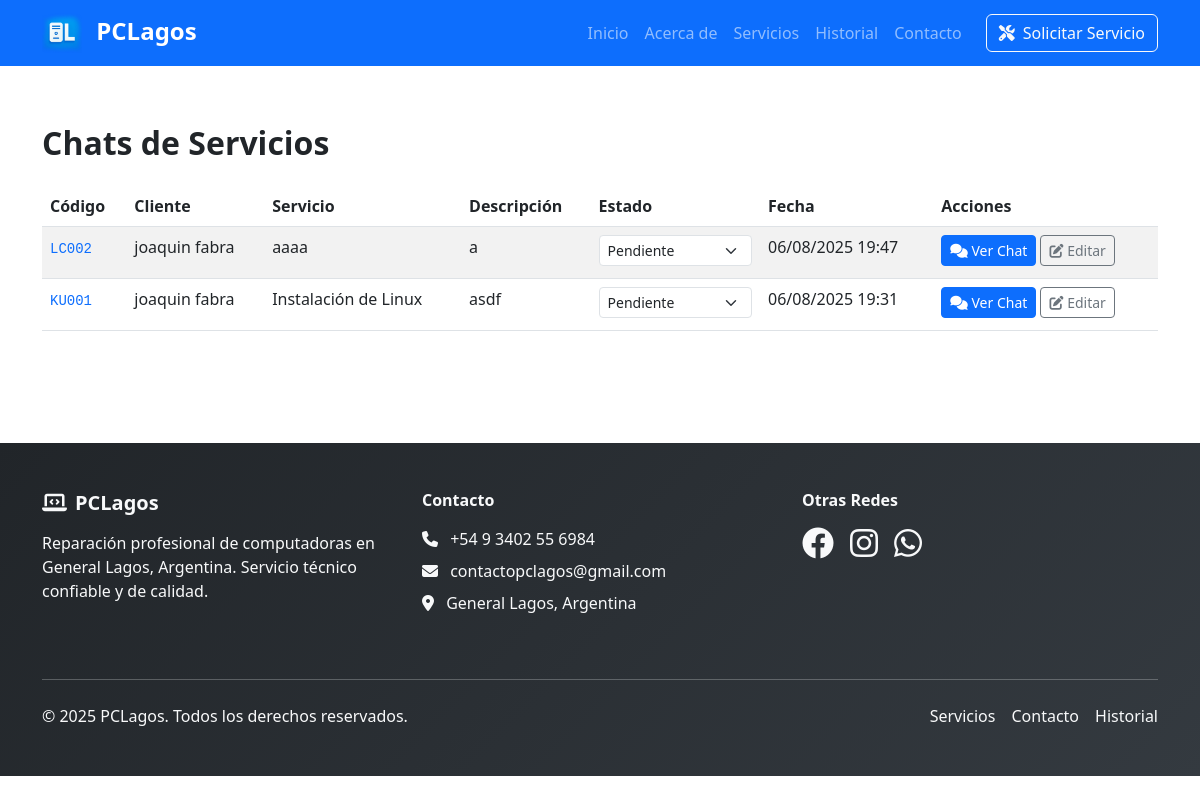
Page /contact/adminchat/ (signed in) on the earlier database version.
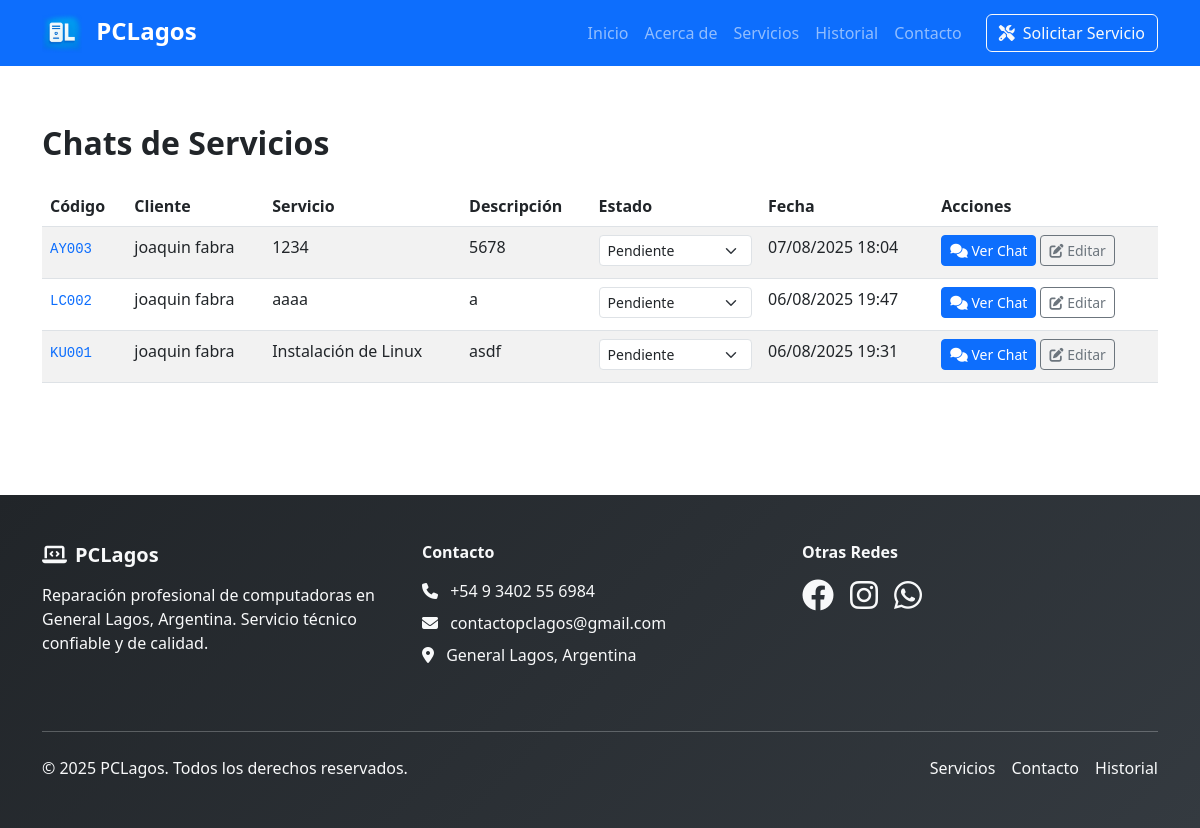
Same page on the later database version.
### contact/models.py (models this page shows, shortened)
class Contact(models.Model):
    STATUS_CHOICES = [
        ('pending', 'Pendiente'),
        ('in_progress', 'En Progreso'),
        ('completed', 'Completado'),
        ('cancelled', 'Cancelado'),
    ]
    name = models.CharField(max_length=100, verbose_name="Nombre")
    email = models.EmailField(verbose_name="Correo electrónico")
    phone = models.CharField(max_length=20, verbose_name="Teléfono")
    service_needed = models.CharField(max_length=200, verbose_name="Servicio requerido")
    description = models.TextField(verbose_name="Descripción del problema")
    service_code = models.CharField(max_length=6, unique=True, verbose_name="Código de servicio")
    status = models.CharField(max_length=20, choices=STATUS_CHOICES, default='pending', verbose_name="Estado")
    created_at = models.DateTimeField(auto_now_add=True, verbose_name="Fecha de solicitud")
    updated_at = models.DateTimeField(auto_now=True, verbose_name="Fecha de actualización")
    notes = models.TextField(blank=True, null=True, verbose_name="Notas del técnico")
    qr_code = models.ImageField(upload_to='qr_codes/', blank=True, null=True, verbose_name="Código QR")
    class Meta:
        verbose_name = "Solicitud de contacto"
        verbose_name_plural = "Solicitudes de contacto"
        ordering = ['-created_at']

### contact/views.py (the view, shortened to what this page needs)
# urls.py: path('adminchat/', views.admin_chat_list, name='admin_chat_list'),
@login_required
@user_passes_test(lambda u: u.is_staff)
def admin_chat_list(request):
    contacts = Contact.objects.all().order_by('-created_at')
    return render(request, 'contact/admin_chat_list.html', {'contacts': contacts})

### templates/contact/admin_chat_list.html (shortened to what this page needs)
{% extends 'base.html' %}
{% block content %}
<section class="py-5">
    <div class="container">
        <h2 class="fw-bold mb-4">Chats de Servicios</h2>
        <div class="table-responsive">
            <table class="table table-striped">
                <thead>
                    <tr>
                        <th>Código</th>
                        <th>Cliente</th>
                        <th>Servicio</th>
                        <th>Descripción</th>
                        <th>Estado</th>
                        <th>Fecha</th>
                        <th>Acciones</th>
                    </tr>
                </thead>
                <tbody>
                    {% for c in contacts %}
                    <tr>
                        <td>
                            <a href="{% url 'contact:admin_chat_detail' service_code=c.service_code %}"
                               class="text-decoration-none">
                                <code class="text-primary">{{ c.service_code }}</code>
                            </a>
                        </td>
                        <td>{{ c.name }}</td>
                        <td>{{ c.service_needed }}</td>
                        <td style="max-width: 250px; white-space: pre-line;">{{ c.description|truncatechars:120 }}</td>
                        <td>
                            <form method="post" action="{% url 'contact:admin_chat_list' %}" class="d-flex align-items-center gap-2">
                                <select name="status" class="form-select form-select-sm" onchange="this.form.submit()">
                                    {% for key, val in c.STATUS_CHOICES %}
                                        <option value="{{ key }}" {% if c.status == key %}selected{% endif %}>{{ val }}</option>
                                    {% endfor %}
                                </select>
                            </form>
                        </td>
                        <td>{{ c.created_at|date:"d/m/Y H:i" }}</td>
                        <td>
                            <a href="{% url 'contact:admin_chat_detail' c.service_code %}" class="btn btn-sm btn-primary mb-1">
                                <i class="fas fa-comments"></i> Ver Chat
                            </a>
                            <a href="/admin/contact/contact/{{ c.id }}/change/" class="btn btn-sm btn-outline-secondary mb-1" target="_blank">
                                <i class="fas fa-edit"></i> Editar
                            </a>
                        </td>
                    </tr>
                    {% empty %}
                    <tr><td colspan="7" class="text-center">No hay servicios aún.</td></tr>
                    {% endfor %}
                </tbody>
            </table>
        </div>
    </div>
</section>
{% endblock %}

### templates/base.html (shortened to what this page needs)
<!DOCTYPE html>
<html lang="es">
<head>
    {% load static %}
    <link href="https://cdn.jsdelivr.net/npm/bootstrap@5.3.0/dist/css/bootstrap.min.css" rel="stylesheet">
    <link rel="stylesheet" href="https://cdnjs.cloudflare.com/ajax/libs/font-awesome/6.4.0/css/all.min.css">
    <link rel="stylesheet" href="{% static 'css/style.css' %}">
</head>
<body>
    <nav class="navbar navbar-expand-lg navbar-dark bg-primary fixed-top">
        <div class="container">
            <a class="navbar-brand fw-bold" href="{% url 'core:home' %}">
                <img src="{% static 'images/logo.png' %}" alt="PCLagos" height="40" class="me-2">
                PCLagos
            </a>
            <div class="collapse navbar-collapse" id="navbarNav">
                <ul class="navbar-nav ms-auto">
                    <li class="nav-item">
                        <a class="nav-link" href="{% url 'core:home' %}">Inicio</a>
                    </li>
                    <li class="nav-item">
                        <a class="nav-link" href="{% url 'core:about' %}">Acerca de</a>
                    </li>
                    <li class="nav-item">
                        <a class="nav-link" href="{% url 'core:services' %}">Servicios</a>
                    </li>
                    <li class="nav-item">
                        <a class="nav-link" href="{% url 'core:gallery' %}">Historial</a>
                    </li>
                    <li class="nav-item">
                        <a class="nav-link" href="{% url 'contact:contact' %}">Contacto</a>
                    </li>
                </ul>
                <div class="d-flex ms-3">
                    <a href="{% url 'contact:contact' %}" class="btn btn-outline-light">
                        <i class="fas fa-tools me-2"></i>Solicitar Servicio
                    </a>
                </div>
            </div>
        </div>
    </nav>
    <main style="margin-top: 76px;">
        {% block content %}{% endblock %}
    </main>
    <footer class="bg-dark text-light py-5 mt-5">
        <div class="container">
            <div class="row">
                <div class="col-lg-4 mb-4">
                    <h5 class="fw-bold mb-3">
                        <i class="fas fa-laptop-code me-2"></i>PCLagos
                    </h5>
                    <p class="text-light">Reparación profesional de computadoras en General Lagos, Argentina. Servicio técnico confiable y de calidad.</p>
                </div>
                <div class="col-lg-4 mb-4">
                    <h6 class="fw-bold mb-3">Contacto</h6>
                    <ul class="list-unstyled">
                        <li class="mb-2">
                            <i class="fas fa-phone me-2"></i>
                            <a href="https://wa.me/5493402556984" class="text-light text-decoration-none">+54 9 3402 55 6984</a>
                        </li>
                        <li class="mb-2">
                            <i class="fas fa-envelope me-2"></i>
                            <a href="mailto:contactopclagos@gmail.com" class="text-light text-decoration-none">contactopclagos@gmail.com</a>
                        </li>
                        <li class="mb-2">
                            <i class="fas fa-map-marker-alt me-2"></i>
                            <span class="text-light">General Lagos, Argentina</span>
                        </li>
                    </ul>
                </div>
                <div class="col-lg-4 mb-4">
                    <h6 class="fw-bold mb-3">Otras Redes</h6>
                    <div class="d-flex gap-3">
                        <a href="https://www.facebook.com/profile.php?id=61578862306036" class="text-light text-decoration-none" target="_blank">
                            <i class="fab fa-facebook fa-2x"></i>
                        </a>
                        <a href="https://instagram.com/pc.lagos" class="text-light text-decoration-none" target="_blank">
                            <i class="fab fa-instagram fa-2x"></i>
                        </a>
                        <a href="https://wa.me/5493402556984" class="text-light text-decoration-none" target="_blank">
                            <i class="fab fa-whatsapp fa-2x"></i>
                        </a>
                    </div>
                </div>
            </div>
            <hr class="my-4">
            <div class="row align-items-center">
                <div class="col-md-6">
                    <p class="text-light mb-0">&copy; 2025 PCLagos. Todos los derechos reservados.</p>
                </div>
                <div class="col-md-6 text-md-end">
                    <div class="d-flex gap-3 justify-content-md-end">
                        <a href="{% url 'core:services' %}" class="text-light text-decoration-none">Servicios</a>
                        <a href="{% url 'contact:contact' %}" class="text-light text-decoration-none">Contacto</a>
                        <a href="{% url 'core:gallery' %}" class="text-light text-decoration-none">Historial</a>
                    </div>
                </div>
            </div>
        </div>
    </footer>
</body>
</html>

### static/css/style.css (style rules this page uses)
footer { background: linear-gradient(135deg, #212529 0%, #343a40 100%); }
.navbar-brand { font-weight: 700; font-size: 1.5rem; }
.nav-link { font-weight: 500; transition: color 0.3s ease; }

Differences in the rows shown:
added Contact: service_code "AY003", name "joaquin fabra", service_needed "1234", description "5678", status "Pendiente", created_at "07/08/2025 18:04"
